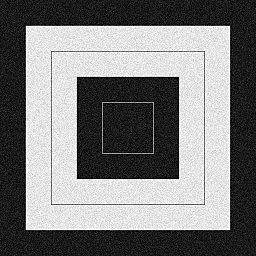
#> input picture 7_CV/Images/gaussian_noise.jpg, 256 x 256 px
$ jupyter execute --allow-errors ex_blur02.ipynb
#> lines starting #> are read from the running program, lines starting #| are printed output that depends on the picture
### 7_CV/cv_utils.py
## ============================================================
## 이미지 처리 공통 함수들
## ============================================================

## 모듈 로딩
import cv2
import os
import matplotlib.pyplot as plt
# import koreanize_matplotlib
import numpy as np
import matplotlib.cm as cm
import sys
import matplotlib.pyplot as plt
import numpy as np
import matplotlib.pyplot as plt
import numpy as np


import matplotlib.pyplot as plt
import numpy as np

# [82 lines left out: functions printPlots, printPlotImage, printDistance, not called in this run]

### 7_CV/Day06/ex_blur02.ipynb
### [ 블러링- 커널과 밝기 ] <hr>
- 필터링의 핵심요소: 커널
- 커널을 채운 값에 따라 필터링 방식이 달라짐
- 커널 형태/ 크기
    * 홀수- 중심 픽셀과 주변 픽셀
    * 짝수- 동일한 가중치
    * n by n 일 필요는 없음=> 상황에 따라 m by n 도 가능
- 커널 생성 공식
    * [ndarray] * 1/n
    * n: ndarray 합계
    * n== ndarray 합계: 동일 밝기
    * n< ndarray 합계: 밝아짐
    * n> ndarray 합계: 어두워짐

[cell 1]
import cv2
import os
import matplotlib.pyplot as plt
import koreanize_matplotlib
import numpy as np
import matplotlib.cm as cm
import sys
sys.path.append(r"C:\KDT14\7_CV")
import cv_utils


import importlib
import cv_utils

importlib.reload(cv_utils)

from cv_utils import printPlotImage
importlib.reload(cv_utils)

from cv_utils import printPlotImage

[cell 2]
## ================================================
## 커널 생성: n에 따른 6개 커널
## ================================================

value= np.array([[1, 1, 1],
                 [1, 1, 1],
                 [1, 1, 1]])

ns= [1, 2, 4, 9, 13, 15]

kernels= [value/n for n in ns]

for k, n in zip(kernels, ns):
    print(f'\nn={n} 커널===> \n {k}')

[cell 3]
## ==============================
## 시각화
## ==============================

## 테스트용 이미지 데이터
testNP = np.ones((7, 7, 3), dtype=np.uint8)*100

## 컨볼루션 연산 적용 결과
burNPs = []
for n, kernel in zip(ns, kernels):
    dst = cv2.filter2D(testNP, -1, kernel)
    burNPs.append(dst)
    print(n, dst.min(), dst.max(), dst[3,3])

## 시각화
conNPs = [testNP] + burNPs
titles = ['원본'] + [f'n={n}' for n in ns]


#> (the rest of this cell did not finish here and is left out)


#> (a cell that did not finish here is left out)

### [ 가우시안 블러 ] <hr>

- 가중치에 따른 값을 가지는 커널
- 중심 픽셀을 기준으로 다른 가중치 값 설정한 커널 사용

[cell 5]
##

IMG_FILE= '../Images/gaussian_noise.jpg'
img= cv2.imread(IMG_FILE)
#> img is the input picture: shape (256, 256, 3); min 0, max 255, mean 122.3

plt.imshow(img)
# plt.imshow(cv2.cvtColor(img, cv2.COLOR_RGB2GRAY))
plt.axis("off")

[cell 6]
## ---------------------------------------
## 방법1) 커널 + 컨볼루션
## ---------------------------------------
## 커널 3*3
kernel= np.array([[1, 2, 1], [2, 4, 2], [1, 2, 1]])

kernel= np.array([[1, 2, 1], [2, 4, 2], [1, 2, 1]])* 1/16


kernel
conblur= cv2.filter2D(img, -1, kernel)
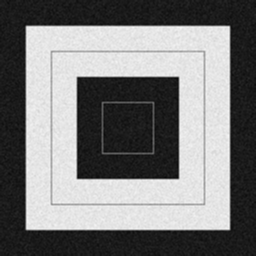
#> conblur: shape (256, 256, 3); min 7, max 247, mean 122.3

[cell 7]
## ---------------------------------------
## 방법2) cv2. 커널 생성+ 컨볼루션
## ---------------------------------------
gkenel=cv2.getGaussianKernel(3, 0)
conblur2= cv2.filter2D(img, -1, gkenel*gkenel.T)


## ---------------------------------------
## 방법2) cv2.가우시안 블러함수
## ---------------------------------------

conblur3= cv2.GaussianBlur(img, (11,11), 0)
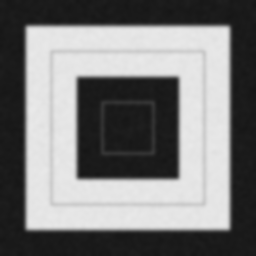
#> conblur3: shape (256, 256, 3); min 21, max 233, mean 122.3


plt.figure(figsize=(15, 5))

plt.subplot(1, 4, 1)
plt.imshow(img)
plt.title("원본 이미지")
plt.axis("off")

plt.subplot(1, 4, 2)
plt.imshow(cv2.cvtColor(conblur, cv2.COLOR_RGB2BGR))
plt.title("커널 직접 생성")
plt.axis("off")

plt.subplot(1, 4, 3)
plt.imshow(conblur2)
plt.title("cv2 커널 생성+ 컨볼루션")
plt.axis("off")

plt.subplot(1, 4, 4)
plt.imshow(conblur3)
plt.title("cv2 가우시안 내장함수")
plt.axis("off")
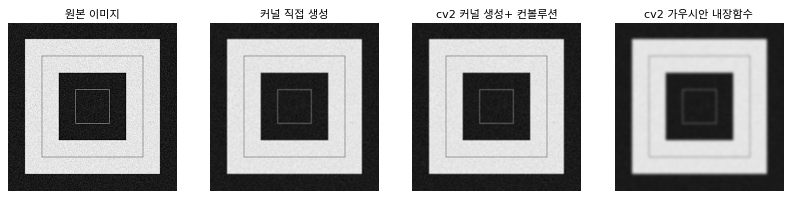
#> figure drawn by matplotlib, 4 panels

$ run again, with 7_CV/Images/abi_cat.jpg copied over 7_CV/Images/gaussian_noise.jpg
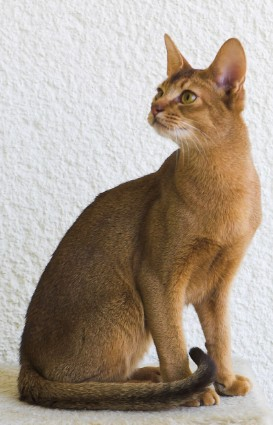
#> input picture 7_CV/Images/abi_cat.jpg, 273 x 425 px
#> img is the input picture: shape (425, 273, 3); mean B, G, R 143.2, 156.7, 170.3
#> `conblur3= cv2.GaussianBlur(img, (11,11), 0)`:
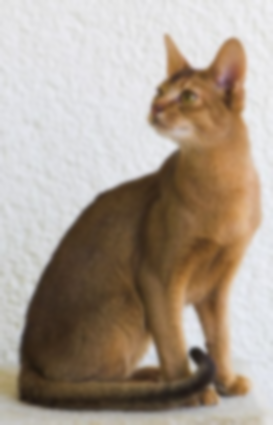
#> conblur3: shape (425, 273, 3); mean B, G, R 143.2, 156.7, 170.3
#> `[cell 7] ## --------------------------------------- ## 방법2) cv2. 커널 생성..`:
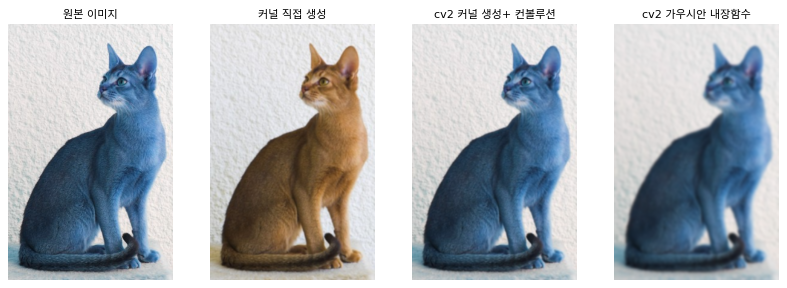
#> figure drawn by matplotlib, 4 panels; B, G, R data is drawn as R, G, B
